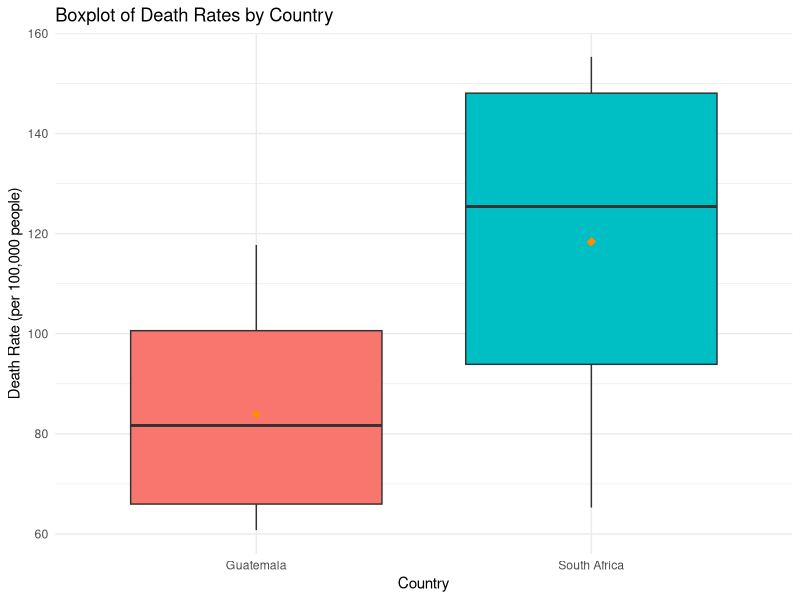

Here is the R script that generated this plot:
# Load necessary library
library(ggplot2)

# Load the dataset
data <- read.csv("5- respiratory-infection-death-rate-who-mdb.csv")

# Rename columns for clarity
colnames(data) <- c("Entity", "Code", "Year", "Death_Rate")

filtered_data <- subset(data, Year >= 2000 & Year <= 2015 & (Entity == "Guatemala" | Entity == "South Africa"))

# Select a subset of countries (e.g., top 5 countries with most data entries)
top_countries <- unique(filtered_data$Entity)[1:2]  # Replace with desired countries
filtered_countries <- subset(filtered_data, Entity %in% top_countries)

# Create the boxplot
ggplot(filtered_countries, aes(x = Entity, y = Death_Rate, fill = Entity)) +
  geom_boxplot(outlier.color = "red", outlier.shape = 16, notch = FALSE) +
  stat_summary(fun = mean, geom = "point", shape = 18, color = "darkorange", size = 3) +  # Add mean as a point
  labs(title = "Boxplot of Death Rates by Country",
       x = "Country",
       y = "Death Rate (per 100,000 people)") +
  theme_minimal() +
  theme(legend.position = "none")
